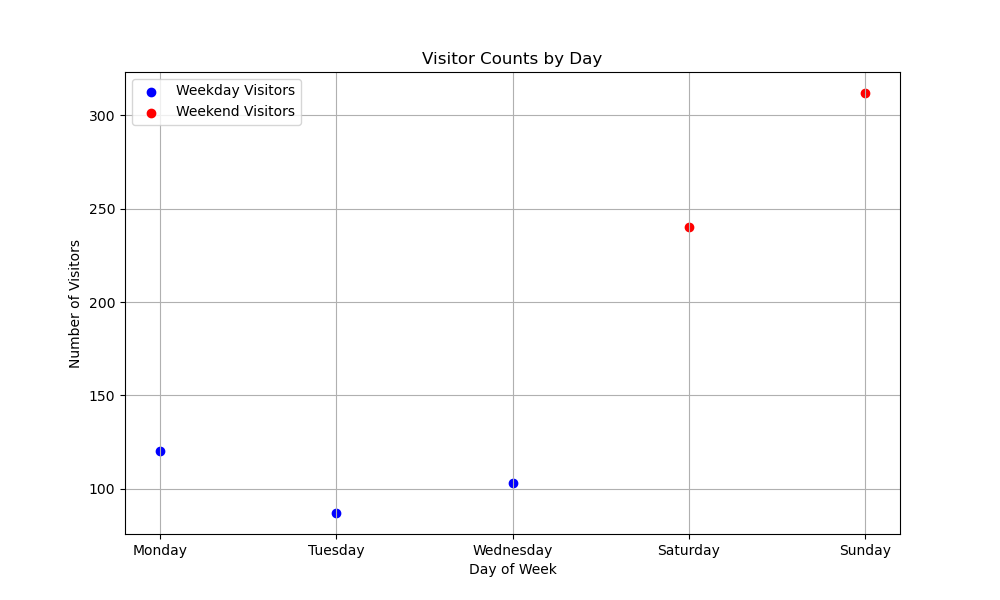

Generate this figure with Python:

import matplotlib.pyplot as plt

# The provided chart table data
data = [
    {'Day': 'Monday', 'Weekday Visitors (count)': 120, 'Weekend Visitors (count)': 0},
    {'Day': 'Tuesday', 'Weekday Visitors (count)': 87, 'Weekend Visitors (count)': 0},
    {'Day': 'Wednesday', 'Weekday Visitors (count)': 103, 'Weekend Visitors (count)': 0},
    {'Day': 'Saturday', 'Weekday Visitors (count)': 0, 'Weekend Visitors (count)': 240},
    {'Day': 'Sunday', 'Weekday Visitors (count)': 0, 'Weekend Visitors (count)': 312}
]

# Prepare the data for plotting
days = [entry['Day'] for entry in data]
weekday_counts = [entry['Weekday Visitors (count)'] for entry in data]
weekend_counts = [entry['Weekend Visitors (count)'] for entry in data]

# Create a scatter plot using the matplotlib
plt.figure(figsize=(10, 6))

# Scatter plot for weekday visitors
for i, day in enumerate(days):
    if weekday_counts[i] > 0:  # Plot only if there's a weekday count
        plt.scatter(day, weekday_counts[i], color='blue', label='Weekday Visitors' if i == 0 else "")

# Scatter plot for weekend visitors
for i, day in enumerate(days):
    if weekend_counts[i] > 0:  # Plot only if there's a weekend count
        plt.scatter(day, weekend_counts[i], color='red', label='Weekend Visitors' if i == 3 else "")

# Adding Titles and Labels
plt.title('Visitor Counts by Day')
plt.xlabel('Day of Week')
plt.ylabel('Number of Visitors')

# Add grid for better readability
plt.grid(True)

# Adding a legend, but only if there's at least one entry for weekday and weekend
if any(weekday_counts):
    plt.legend(loc='upper left')

# Show the plot with all the visitor data points
plt.show()
